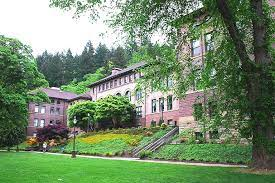
#> input picture OpenCVpractice/Photos/school.jpg, 275 x 183 px, found by its file name
$ python basic.py
#> lines starting #> are read from the running program, lines starting #| are printed output that depends on the picture
import cv2 as cv

img = cv.imread('OpenCVpractice\\Photos\\school.jpg')
#> img is the input picture: shape (183, 275, 3); mean B, G, R 106.7, 138.8, 116

cv.imshow('School', img)
###
#converting to grayscale
gray = cv.cvtColor(img, cv.COLOR_BGR2GRAY)
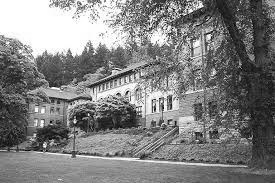
#> gray: shape (183, 275); min 0, max 255, mean 128.3
cv.imshow('Gray', gray)

#blur
blur = cv.GaussianBlur(img, (7,7), cv.BORDER_DEFAULT)
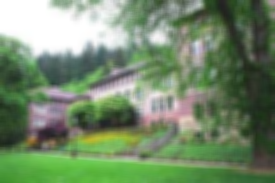
#> blur: shape (183, 275, 3); mean B, G, R 106.7, 138.8, 116
cv.imshow('Blur', blur)

#edge cascade
canny = cv.Canny(img, 125, 175)
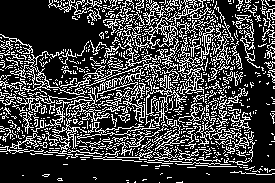
#> canny: shape (183, 275); 25.4% white in thin lines or dots
cv.imshow('Canny Edges', canny)

#dilating the image
dilated = cv.dilate(canny, (3,3), iterations=1)
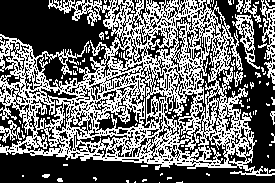
#> dilated: shape (183, 275); 42.5% white in thin lines or dots
cv.imshow('Dilated', dilated)


cv.waitKey(0)

$ run again, with OpenCVpractice/Photos/GroupPhoto.jpg copied over OpenCVpractice/Photos/school.jpg
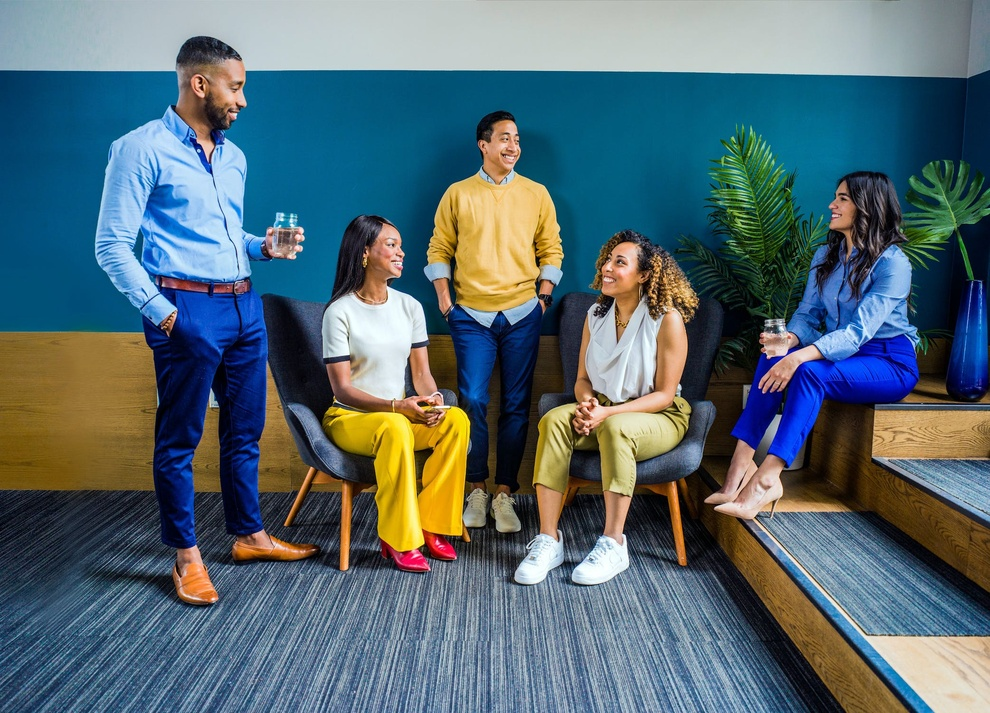
#> input picture OpenCVpractice/Photos/GroupPhoto.jpg, 990 x 713 px, shrunk from 2084 x 1500 before the run, found by its file name
#> img is the input picture: shape (713, 990, 3); mean B, G, R 113.8, 105.9, 85.1
#> `canny = cv.Canny(img, 125, 175)`:
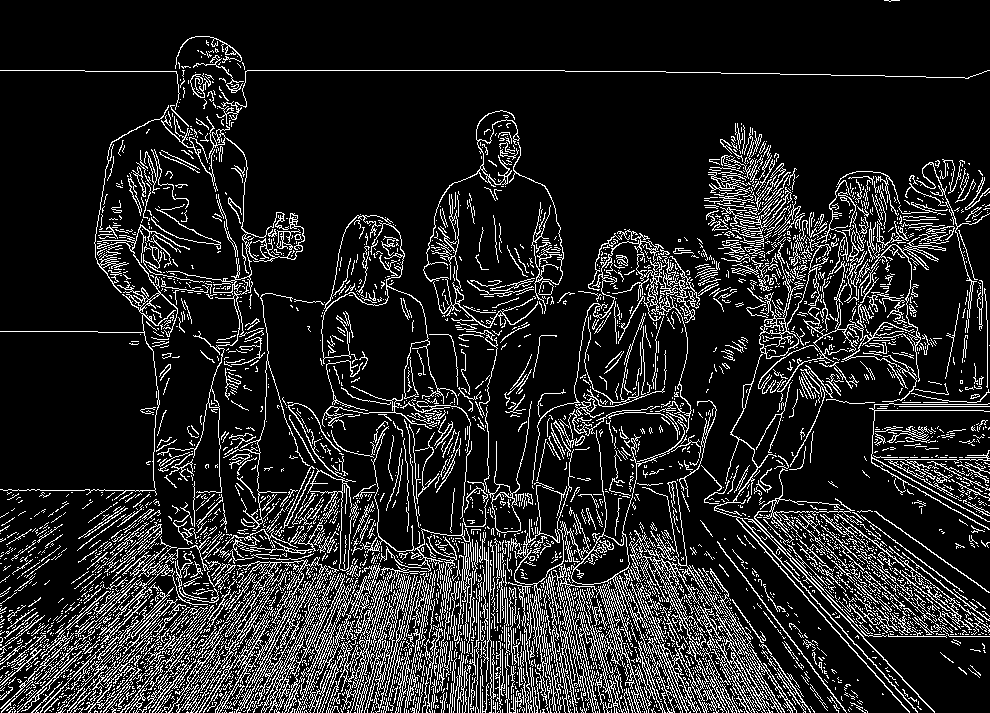
#> canny: shape (713, 990); 14% white in thin lines or dots
#> `dilated = cv.dilate(canny, (3,3), iterations=1)`:
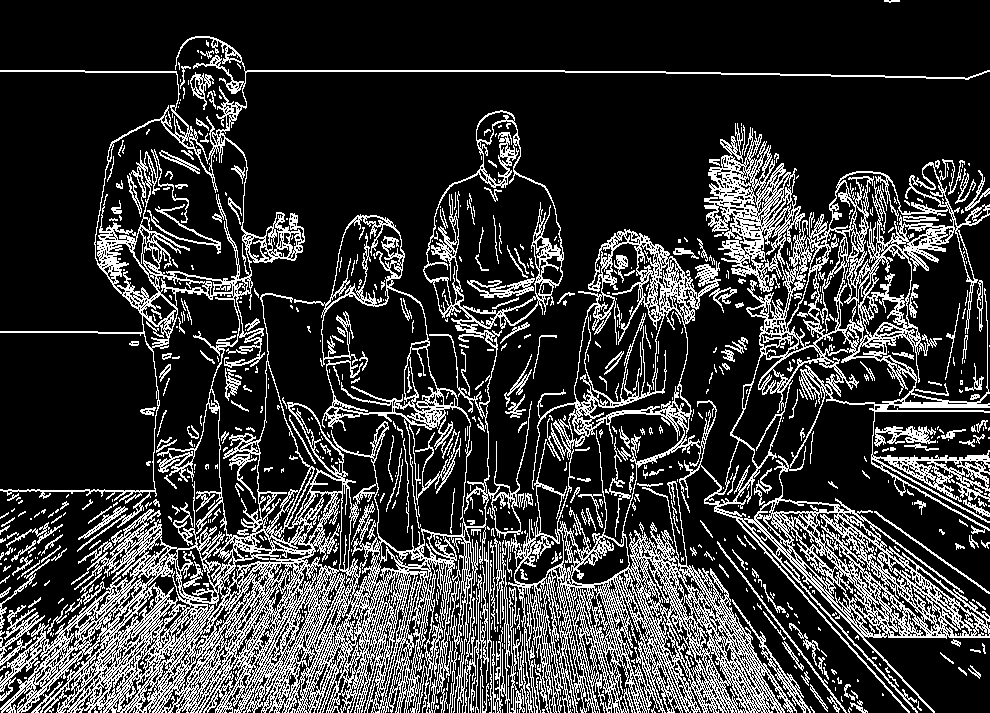
#> dilated: shape (713, 990); 21.8% white in thin lines or dots
